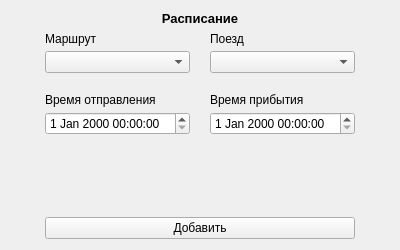
<?xml version="1.0" encoding="UTF-8"?>
<ui version="4.0">
 <class>AddScheduleModal</class>
 <widget class="QWidget" name="AddScheduleModal">
  <property name="geometry">
   <rect>
    <x>0</x>
    <y>0</y>
    <width>400</width>
    <height>250</height>
   </rect>
  </property>
  <property name="minimumSize">
   <size>
    <width>400</width>
    <height>250</height>
   </size>
  </property>
  <property name="maximumSize">
   <size>
    <width>400</width>
    <height>250</height>
   </size>
  </property>
  <property name="windowTitle">
   <string>Form</string>
  </property>
  <layout class="QVBoxLayout" name="verticalLayout">
   <item>
    <widget class="QLabel" name="label">
     <property name="styleSheet">
      <string notr="true">font-weight: 600; font-size: 10pt; color: black;</string>
     </property>
     <property name="text">
      <string>Расписание</string>
     </property>
     <property name="alignment">
      <set>Qt::AlignCenter</set>
     </property>
    </widget>
   </item>
   <item>
    <layout class="QHBoxLayout" name="horizontalLayout" stretch="0,2,0">
     <item>
      <spacer name="horizontalSpacer">
       <property name="orientation">
        <enum>Qt::Horizontal</enum>
       </property>
       <property name="sizeHint" stdset="0">
        <size>
         <width>40</width>
         <height>20</height>
        </size>
       </property>
      </spacer>
     </item>
     <item>
      <layout class="QVBoxLayout" name="formLayout">
       <property name="spacing">
        <number>20</number>
       </property>
       <item>
        <layout class="QGridLayout" name="gridLayout" columnstretch="1,1">
         <property name="sizeConstraint">
          <enum>QLayout::SetMinimumSize</enum>
         </property>
         <item row="0" column="1">
          <layout class="QVBoxLayout" name="inputGroup_8">
           <property name="spacing">
            <number>5</number>
           </property>
           <item>
            <widget class="QLabel" name="trainLabel">
             <property name="text">
              <string>Поезд</string>
             </property>
            </widget>
           </item>
           <item>
            <widget class="QComboBox" name="trainComboBox"/>
           </item>
          </layout>
         </item>
         <item row="1" column="1">
          <layout class="QVBoxLayout" name="inputGroup_9">
           <property name="spacing">
            <number>5</number>
           </property>
           <item>
            <widget class="QLabel" name="arrivalDateLabel">
             <property name="text">
              <string>Время прибытия</string>
             </property>
            </widget>
           </item>
           <item>
            <widget class="QDateTimeEdit" name="arrDateInput"/>
           </item>
          </layout>
         </item>
         <item row="0" column="0">
          <layout class="QVBoxLayout" name="inputGroup_7">
           <property name="spacing">
            <number>5</number>
           </property>
           <item>
            <widget class="QLabel" name="routeLabel">
             <property name="text">
              <string>Маршрут</string>
             </property>
            </widget>
           </item>
           <item>
            <widget class="QComboBox" name="routeComboBox"/>
           </item>
          </layout>
         </item>
         <item row="1" column="0">
          <layout class="QVBoxLayout" name="inputGroup_10">
           <property name="spacing">
            <number>5</number>
           </property>
           <item>
            <widget class="QLabel" name="departureDateLabel">
             <property name="text">
              <string>Время отправления</string>
             </property>
            </widget>
           </item>
           <item>
            <widget class="QDateTimeEdit" name="depDateInput"/>
           </item>
          </layout>
         </item>
        </layout>
       </item>
       <item>
        <spacer name="verticalSpacer_2">
         <property name="orientation">
          <enum>Qt::Vertical</enum>
         </property>
         <property name="sizeHint" stdset="0">
          <size>
           <width>20</width>
           <height>40</height>
          </size>
         </property>
        </spacer>
       </item>
       <item>
        <widget class="QPushButton" name="addButton">
         <property name="cursor">
          <cursorShape>PointingHandCursor</cursorShape>
         </property>
         <property name="text">
          <string>Добавить</string>
         </property>
        </widget>
       </item>
      </layout>
     </item>
     <item>
      <spacer name="horizontalSpacer_2">
       <property name="orientation">
        <enum>Qt::Horizontal</enum>
       </property>
       <property name="sizeHint" stdset="0">
        <size>
         <width>40</width>
         <height>20</height>
        </size>
       </property>
      </spacer>
     </item>
    </layout>
   </item>
  </layout>
 </widget>
 <resources/>
 <connections/>
</ui>
